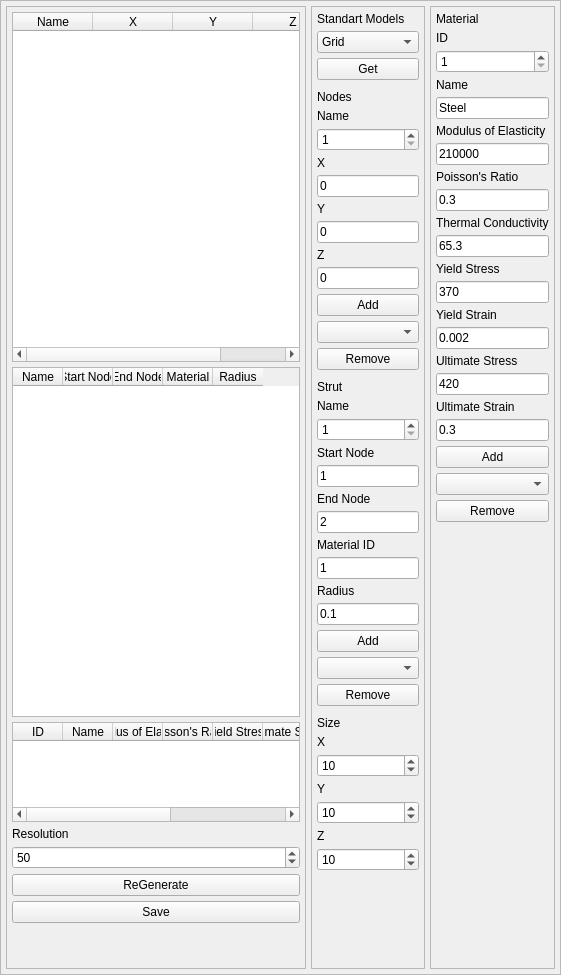
        <widget class="QFrame" name="frame_strut_lattice_designer">
         <property name="minimumSize">
          <size>
           <width>0</width>
           <height>0</height>
          </size>
         </property>
         <property name="maximumSize">
          <size>
           <width>0</width>
           <height>16777215</height>
          </size>
         </property>
         <property name="frameShape">
          <enum>QFrame::StyledPanel</enum>
         </property>
         <property name="frameShadow">
          <enum>QFrame::Raised</enum>
         </property>
         <layout class="QHBoxLayout" name="horizontalLayout_3">
          <property name="spacing">
           <number>5</number>
          </property>
          <property name="leftMargin">
           <number>5</number>
          </property>
          <property name="topMargin">
           <number>5</number>
          </property>
          <property name="rightMargin">
           <number>5</number>
          </property>
          <property name="bottomMargin">
           <number>5</number>
          </property>
          <item>
           <widget class="QFrame" name="frame_strut_lister">
            <property name="minimumSize">
             <size>
              <width>300</width>
              <height>0</height>
             </size>
            </property>
            <property name="maximumSize">
             <size>
              <width>300</width>
              <height>16777215</height>
             </size>
            </property>
            <property name="frameShape">
             <enum>QFrame::StyledPanel</enum>
            </property>
            <property name="frameShadow">
             <enum>QFrame::Raised</enum>
            </property>
            <layout class="QVBoxLayout" name="verticalLayout_2">
             <property name="spacing">
              <number>5</number>
             </property>
             <property name="leftMargin">
              <number>5</number>
             </property>
             <property name="topMargin">
              <number>5</number>
             </property>
             <property name="rightMargin">
              <number>5</number>
             </property>
             <property name="bottomMargin">
              <number>5</number>
             </property>
             <item>
              <widget class="QTableWidget" name="tableWidget_node">
               <property name="minimumSize">
                <size>
                 <width>0</width>
                 <height>350</height>
                </size>
               </property>
               <property name="maximumSize">
                <size>
                 <width>16777215</width>
                 <height>350</height>
                </size>
               </property>
               <attribute name="horizontalHeaderDefaultSectionSize">
                <number>80</number>
               </attribute>
               <column>
                <property name="text">
                 <string>Name</string>
                </property>
               </column>
               <column>
                <property name="text">
                 <string>X</string>
                </property>
               </column>
               <column>
                <property name="text">
                 <string>Y</string>
                </property>
               </column>
               <column>
                <property name="text">
                 <string>Z</string>
                </property>
               </column>
              </widget>
             </item>
             <item>
              <widget class="QTableWidget" name="tableWidget_strut">
               <property name="minimumSize">
                <size>
                 <width>0</width>
                 <height>350</height>
                </size>
               </property>
               <property name="maximumSize">
                <size>
                 <width>16777215</width>
                 <height>350</height>
                </size>
               </property>
               <attribute name="horizontalHeaderDefaultSectionSize">
                <number>50</number>
               </attribute>
               <column>
                <property name="text">
                 <string>Name</string>
                </property>
               </column>
               <column>
                <property name="text">
                 <string>Start Node</string>
                </property>
               </column>
               <column>
                <property name="text">
                 <string>End Node</string>
                </property>
               </column>
               <column>
                <property name="text">
                 <string>Material</string>
                </property>
               </column>
               <column>
                <property name="text">
                 <string>Radius</string>
                </property>
               </column>
              </widget>
             </item>
             <item>
              <widget class="QTableWidget" name="tableWidget_material">
               <property name="minimumSize">
                <size>
                 <width>0</width>
                 <height>100</height>
                </size>
               </property>
               <property name="maximumSize">
                <size>
                 <width>16777215</width>
                 <height>100</height>
                </size>
               </property>
               <attribute name="horizontalHeaderDefaultSectionSize">
                <number>50</number>
               </attribute>
               <column>
                <property name="text">
                 <string>ID</string>
                </property>
               </column>
               <column>
                <property name="text">
                 <string>Name</string>
                </property>
               </column>
               <column>
                <property name="text">
                 <string>Modulus of Elasticity</string>
                </property>
               </column>
               <column>
                <property name="text">
                 <string>Poisson's Ratio</string>
                </property>
               </column>
               <column>
                <property name="text">
                 <string>Yield Stress</string>
                </property>
               </column>
               <column>
                <property name="text">
                 <string>Ultimate Stress</string>
                </property>
               </column>
               <column>
                <property name="text">
                 <string>Yield Strain</string>
                </property>
               </column>
               <column>
                <property name="text">
                 <string>Ultimate Strain</string>
                </property>
               </column>
               <column>
                <property name="text">
                 <string>Thermal Conductivity</string>
                </property>
               </column>
              </widget>
             </item>
             <item>
              <widget class="QLabel" name="label_25">
               <property name="text">
                <string>Resolution</string>
               </property>
              </widget>
             </item>
             <item>
              <widget class="QSpinBox" name="spinBox_model_resolution">
               <property name="minimum">
                <number>10</number>
               </property>
               <property name="maximum">
                <number>200</number>
               </property>
               <property name="value">
                <number>50</number>
               </property>
              </widget>
             </item>
             <item>
              <widget class="QPushButton" name="pushButton_regenerate_model">
               <property name="text">
                <string>ReGenerate</string>
               </property>
              </widget>
             </item>
             <item>
              <widget class="QPushButton" name="pushButton_save_model">
               <property name="text">
                <string>Save</string>
               </property>
              </widget>
             </item>
             <item>
              <spacer name="verticalSpacer_12">
               <property name="orientation">
                <enum>Qt::Vertical</enum>
               </property>
               <property name="sizeHint" stdset="0">
                <size>
                 <width>20</width>
                 <height>40</height>
                </size>
               </property>
              </spacer>
             </item>
            </layout>
           </widget>
          </item>
          <item>
           <widget class="QFrame" name="frame_strut_designer">
            <property name="maximumSize">
             <size>
              <width>150</width>
              <height>16777215</height>
             </size>
            </property>
            <property name="frameShape">
             <enum>QFrame::StyledPanel</enum>
            </property>
            <property name="frameShadow">
             <enum>QFrame::Raised</enum>
            </property>
            <layout class="QVBoxLayout" name="verticalLayout_3">
             <property name="spacing">
              <number>5</number>
             </property>
             <property name="leftMargin">
              <number>5</number>
             </property>
             <property name="topMargin">
              <number>5</number>
             </property>
             <property name="rightMargin">
              <number>5</number>
             </property>
             <property name="bottomMargin">
              <number>5</number>
             </property>
             <item>
              <widget class="QLabel" name="label">
               <property name="text">
                <string>Standart Models</string>
               </property>
              </widget>
             </item>
             <item>
              <widget class="QComboBox" name="comboBox_model_types">
               <item>
                <property name="text">
                 <string>Grid</string>
                </property>
               </item>
               <item>
                <property name="text">
                 <string>Octet</string>
                </property>
               </item>
               <item>
                <property name="text">
                 <string>X</string>
                </property>
               </item>
               <item>
                <property name="text">
                 <string>Face Center</string>
                </property>
               </item>
               <item>
                <property name="text">
                 <string>Cubic Center</string>
                </property>
               </item>
               <item>
                <property name="text">
                 <string>Butterfly</string>
                </property>
               </item>
               <item>
                <property name="text">
                 <string>From *.lif</string>
                </property>
               </item>
              </widget>
             </item>
             <item>
              <widget class="QPushButton" name="pushButton_model_get">
               <property name="text">
                <string>Get</string>
               </property>
              </widget>
             </item>
             <item>
              <spacer name="verticalSpacer">
               <property name="orientation">
                <enum>Qt::Vertical</enum>
               </property>
               <property name="sizeType">
                <enum>QSizePolicy::Fixed</enum>
               </property>
               <property name="sizeHint" stdset="0">
                <size>
                 <width>20</width>
                 <height>5</height>
                </size>
               </property>
              </spacer>
             </item>
             <item>
              <widget class="QLabel" name="label_4">
               <property name="text">
                <string>Nodes</string>
               </property>
              </widget>
             </item>
             <item>
              <widget class="QLabel" name="label_5">
               <property name="text">
                <string>Name</string>
               </property>
              </widget>
             </item>
             <item>
              <widget class="QSpinBox" name="spinBox_node_name">
               <property name="minimum">
                <number>1</number>
               </property>
               <property name="maximum">
                <number>1000</number>
               </property>
              </widget>
             </item>
             <item>
              <widget class="QLabel" name="label_6">
               <property name="text">
                <string>X</string>
               </property>
              </widget>
             </item>
             <item>
              <widget class="QLineEdit" name="lineEdit_node_x">
               <property name="text">
                <string>0</string>
               </property>
              </widget>
             </item>
             <item>
              <widget class="QLabel" name="label_7">
               <property name="text">
                <string>Y</string>
               </property>
              </widget>
             </item>
             <item>
              <widget class="QLineEdit" name="lineEdit_node_y">
               <property name="text">
                <string>0</string>
               </property>
              </widget>
             </item>
             <item>
              <widget class="QLabel" name="label_8">
               <property name="text">
                <string>Z</string>
               </property>
              </widget>
             </item>
             <item>
              <widget class="QLineEdit" name="lineEdit_node_z">
               <property name="text">
                <string>0</string>
               </property>
              </widget>
             </item>
             <item>
              <widget class="QPushButton" name="pushButton_add_node">
               <property name="text">
                <string>Add</string>
               </property>
              </widget>
             </item>
             <item>
              <widget class="QComboBox" name="comboBox_node_remove"/>
             </item>
             <item>
              <widget class="QPushButton" name="pushButton_node_remove">
               <property name="text">
                <string>Remove</string>
               </property>
              </widget>
             </item>
             <item>
              <spacer name="verticalSpacer_3">
               <property name="orientation">
                <enum>Qt::Vertical</enum>
               </property>
               <property name="sizeType">
                <enum>QSizePolicy::Fixed</enum>
               </property>
               <property name="sizeHint" stdset="0">
                <size>
                 <width>20</width>
                 <height>5</height>
                </size>
               </property>
              </spacer>
             </item>
             <item>
              <widget class="QLabel" name="label_9">
               <property name="text">
                <string>Strut</string>
               </property>
              </widget>
             </item>
             <item>
              <widget class="QLabel" name="label_10">
               <property name="text">
                <string>Name</string>
               </property>
              </widget>
             </item>
             <item>
              <widget class="QSpinBox" name="spinBox_strut_name">
               <property name="minimum">
                <number>1</number>
               </property>
               <property name="maximum">
                <number>1000</number>
               </property>
              </widget>
             </item>
             <item>
              <widget class="QLabel" name="label_11">
               <property name="text">
                <string>Start Node</string>
               </property>
              </widget>
             </item>
             <item>
              <widget class="QLineEdit" name="lineEdit_strut_start_node_id">
               <property name="text">
                <string>1</string>
               </property>
              </widget>
             </item>
             <item>
              <widget class="QLabel" name="label_12">
               <property name="text">
                <string>End Node</string>
               </property>
              </widget>
             </item>
             <item>
              <widget class="QLineEdit" name="lineEdit_strut_end_node_id">
               <property name="text">
                <string>2</string>
               </property>
              </widget>
             </item>
             <item>
              <widget class="QLabel" name="label_13">
               <property name="text">
                <string>Material ID</string>
               </property>
              </widget>
             </item>
             <item>
              <widget class="QLineEdit" name="lineEdit_strut_material_id">
               <property name="text">
                <string>1</string>
               </property>
              </widget>
             </item>
             <item>
              <widget class="QLabel" name="label_14">
               <property name="text">
                <string>Radius</string>
               </property>
              </widget>
             </item>
             <item>
              <widget class="QLineEdit" name="lineEdit_strut_radius">
               <property name="text">
                <string>0.1</string>
               </property>
              </widget>
             </item>
             <item>
              <widget class="QPushButton" name="pushButton_strut_add">
               <property name="text">
                <string>Add</string>
               </property>
              </widget>
             </item>
             <item>
              <widget class="QComboBox" name="comboBox_strut_remove"/>
             </item>
             <item>
              <widget class="QPushButton" name="pushButton_strut_remove">
               <property name="text">
                <string>Remove</string>
               </property>
              </widget>
             </item>
             <item>
              <spacer name="verticalSpacer_5">
               <property name="orientation">
                <enum>Qt::Vertical</enum>
               </property>
               <property name="sizeType">
                <enum>QSizePolicy::Fixed</enum>
               </property>
               <property name="sizeHint" stdset="0">
                <size>
                 <width>20</width>
                 <height>5</height>
                </size>
               </property>
              </spacer>
             </item>
             <item>
              <widget class="QLabel" name="label_26">
               <property name="text">
                <string>Size</string>
               </property>
              </widget>
             </item>
             <item>
              <widget class="QLabel" name="label_27">
               <property name="text">
                <string>X</string>
               </property>
              </widget>
             </item>
             <item>
              <widget class="QSpinBox" name="spinBox_model_size_x">
               <property name="value">
                <number>10</number>
               </property>
              </widget>
             </item>
             <item>
              <widget class="QLabel" name="label_28">
               <property name="text">
                <string>Y</string>
               </property>
              </widget>
             </item>
             <item>
              <widget class="QSpinBox" name="spinBox_model_size_y">
               <property name="value">
                <number>10</number>
               </property>
              </widget>
             </item>
             <item>
              <widget class="QLabel" name="label_29">
               <property name="text">
                <string>Z</string>
               </property>
              </widget>
             </item>
             <item>
              <widget class="QSpinBox" name="spinBox_model_size_z">
               <property name="value">
                <number>10</number>
               </property>
              </widget>
             </item>
             <item>
              <spacer name="verticalSpacer_2">
               <property name="orientation">
                <enum>Qt::Vertical</enum>
               </property>
               <property name="sizeHint" stdset="0">
                <size>
                 <width>20</width>
                 <height>40</height>
                </size>
               </property>
              </spacer>
             </item>
            </layout>
           </widget>
          </item>
          <item>
           <widget class="QFrame" name="frame_material">
            <property name="maximumSize">
             <size>
              <width>150</width>
              <height>16777215</height>
             </size>
            </property>
            <property name="frameShape">
             <enum>QFrame::StyledPanel</enum>
            </property>
            <property name="frameShadow">
             <enum>QFrame::Raised</enum>
            </property>
            <layout class="QVBoxLayout" name="verticalLayout_4">
             <property name="spacing">
              <number>5</number>
             </property>
             <property name="leftMargin">
              <number>5</number>
             </property>
             <property name="topMargin">
              <number>5</number>
             </property>
             <property name="rightMargin">
              <number>5</number>
             </property>
             <property name="bottomMargin">
              <number>5</number>
             </property>
             <item>
              <widget class="QLabel" name="label_15">
               <property name="text">
                <string>Material</string>
               </property>
              </widget>
             </item>
             <item>
              <widget class="QLabel" name="label_16">
               <property name="text">
                <string>ID</string>
               </property>
              </widget>
             </item>
             <item>
              <widget class="QSpinBox" name="spinBox_material_id">
               <property name="minimum">
                <number>1</number>
               </property>
               <property name="maximum">
                <number>1000</number>
               </property>
              </widget>
             </item>
             <item>
              <widget class="QLabel" name="label_17">
               <property name="text">
                <string>Name</string>
               </property>
              </widget>
             </item>
             <item>
              <widget class="QLineEdit" name="lineEdit_material_name">
               <property name="text">
                <string>Steel</string>
               </property>
              </widget>
             </item>
             <item>
              <widget class="QLabel" name="label_18">
               <property name="text">
                <string>Modulus of Elasticity</string>
               </property>
              </widget>
             </item>
             <item>
              <widget class="QLineEdit" name="lineEdit_modulus_of_elasticity">
               <property name="text">
                <string>210000</string>
               </property>
              </widget>
             </item>
             <item>
              <widget class="QLabel" name="label_19">
               <property name="text">
                <string>Poisson's Ratio</string>
               </property>
              </widget>
             </item>
             <item>
              <widget class="QLineEdit" name="lineEdit_poissons_ratio">
               <property name="text">
                <string>0.3</string>
               </property>
              </widget>
             </item>
             <item>
              <widget class="QLabel" name="label_20">
               <property name="text">
                <string>Thermal Conductivity</string>
               </property>
              </widget>
             </item>
             <item>
              <widget class="QLineEdit" name="lineEdit_thermal_conductivity">
               <property name="text">
                <string>65.3</string>
               </property>
              </widget>
             </item>
             <item>
              <widget class="QLabel" name="label_21">
               <property name="text">
                <string>Yield Stress</string>
               </property>
              </widget>
             </item>
             <item>
              <widget class="QLineEdit" name="lineEdit_yield_stress">
               <property name="text">
                <string>370</string>
               </property>
              </widget>
             </item>
             <item>
              <widget class="QLabel" name="label_22">
               <property name="text">
                <string>Yield Strain</string>
               </property>
              </widget>
             </item>
             <item>
              <widget class="QLineEdit" name="lineEdit_yield_strain">
               <property name="text">
                <string>0.002</string>
               </property>
              </widget>
             </item>
             <item>
              <widget class="QLabel" name="label_23">
               <property name="text">
                <string>Ultimate Stress</string>
               </property>
              </widget>
             </item>
             <item>
              <widget class="QLineEdit" name="lineEdit_ultimate_stress">
               <property name="text">
                <string>420</string>
               </property>
              </widget>
             </item>
             <item>
              <widget class="QLabel" name="label_24">
               <property name="text">
                <string>Ultimate Strain</string>
               </property>
              </widget>
             </item>
             <item>
              <widget class="QLineEdit" name="lineEdit_ultimate_strain">
               <property name="text">
                <string>0.3</string>
               </property>
              </widget>
             </item>
             <item>
              <widget class="QPushButton" name="pushButton_material_add">
               <property name="text">
                <string>Add</string>
               </property>
              </widget>
             </item>
             <item>
              <widget class="QComboBox" name="comboBox_material_remove"/>
             </item>
             <item>
              <widget class="QPushButton" name="pushButton_material_remove">
               <property name="text">
                <string>Remove</string>
               </property>
              </widget>
             </item>
             <item>
              <spacer name="verticalSpacer_4">
               <property name="orientation">
                <enum>Qt::Vertical</enum>
               </property>
               <property name="sizeHint" stdset="0">
                <size>
                 <width>20</width>
                 <height>40</height>
                </size>
               </property>
              </spacer>
             </item>
            </layout>
           </widget>
          </item>
         </layout>
        </widget>
